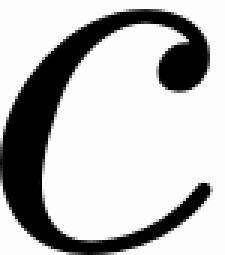
#> input picture Python/Pruebas/c.png, 75 x 85 px (shown 3 times larger)
$ jupyter execute voronoi-paths.ipynb
#> lines starting #> are read from the running program, lines starting #| are printed output that depends on the picture
[cell 1]
from matplotlib.pyplot import figure
from PIL import Image
from numpy import array, matrix, random
from cv2 import imread

[cell 2]
im_arr = imread("c.png", 0)
#> im_arr is the input picture: shape (85, 75); min 0, max 253, mean 187.1

[cell 3]
fig = figure(figsize=(8.5,7.5))
ax = fig.gca()
ax.imshow(im_arr)

[cell 4]
ran_arr = random.random(im_arr.shape)

[cell 5]
ima_arr = (im_arr/256 + 0.9)

[cell 6]
fig = figure(figsize=(8.5,7.5))
ax = fig.gca()
ax.imshow(ran_arr < ima_arr)
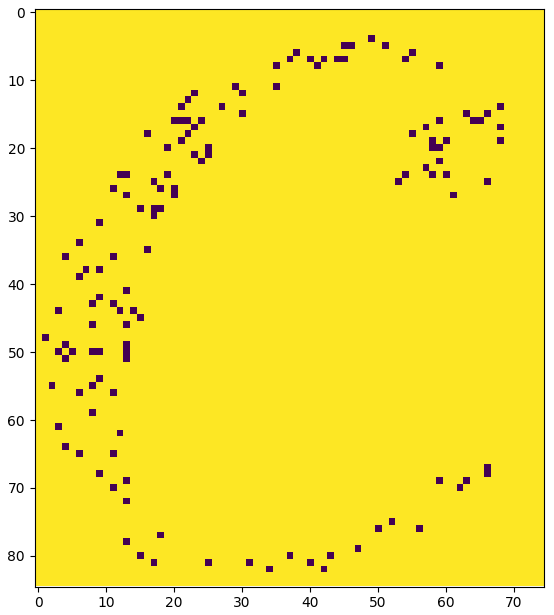
#> figure drawn by matplotlib, 1 panel
